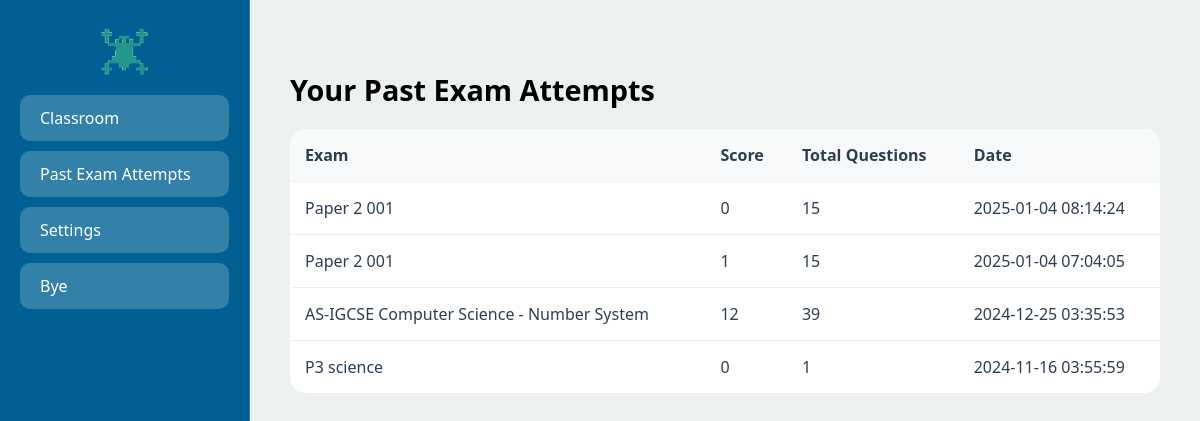
Page /attempts (signed in) on the committed database.
### app.py (models this page shows)
class ExamAttempt(db.Model):
    id = db.Column(db.Integer, primary_key=True)
    user_id = db.Column(db.Integer, db.ForeignKey('user.id'), nullable=False)
    exam_id = db.Column(db.Integer, db.ForeignKey('exam.id'), nullable=False)
    score = db.Column(db.Integer, nullable=False)
    total_questions = db.Column(db.Integer, nullable=False)
    attempt_date = db.Column(db.DateTime, default=datetime.utcnow)
    user = db.relationship('User', backref='attempts', lazy=True)
    exam = db.relationship('Exam', backref='attempts', lazy=True)

class Exam(db.Model):
    __tablename__ = 'exam'
    id = db.Column(db.Integer, primary_key=True)
    title = db.Column(db.String(100), nullable=False)
    questions = db.relationship('Question', backref='exam', lazy=True)

### app.py (the view)
@app.route("/attempts")
@login_required
def attempts():
    attempts = ExamAttempt.query.filter_by(user_id=current_user.id).order_by(ExamAttempt.attempt_date.desc()).all()
    return render_template("attempts.html", attempts=attempts)

### app.py (called while the page is built)
@login_manager.user_loader
def load_user(user_id):
    return User.query.get(int(user_id))

### templates/attempts.html (shortened to what this page needs)
<!DOCTYPE html>
<html lang="en">
<head>
</head>
<body>
    <div class="sidebar">
     <center> <img src="static/logo.png" alt="Backbench Logo"></center>
            <a href="{{ url_for('user_home') }}" class="sidebar-button">Classroom</a>
            <a href="{{ url_for('attempts') }}" class="sidebar-button">Past Exam Attempts</a>
            <a href="{{ url_for('settings') }}" class="sidebar-button">Settings</a>
        <a href="{{ url_for('logout') }}" class="sidebar-button">Bye</a>
    </div>
    <div class="content">
        <h2>Your Past Exam Attempts</h2>
        <table class="attempts-table">
            <thead>
                <tr>
                    <th>Exam</th>
                    <th>Score</th>
                    <th>Total Questions</th>
                    <th>Date</th>
                </tr>
            </thead>
            <tbody>
                {% for attempt in attempts %}
                <tr>
                    <td>{{ attempt.exam.title }}</td>
                    <td>{{ attempt.score }}</td>
                    <td>{{ attempt.total_questions }}</td>
                    <td>{{ attempt.attempt_date.strftime('%Y-%m-%d %H:%M:%S') }}</td>
                </tr>
                {% endfor %}
            </tbody>
        </table>
    </div>
</body>
</html>

### templates/attempts.html (style rules this page uses)
* { box-sizing: border-box; margin: 0; padding: 0; font-family: 'Segoe UI', Tahoma, Geneva, Verdana, sans-serif; }
body { background: linear-gradient(135deg, #6a11cb 0%, #2575fc 100%); min-height: 100vh; display: flex; }
.sidebar { width: 250px; background: #006093; backdrop-filter: blur(10px); padding: 20px; border-right: 1px solid rgba(255, 255, 255, 0.2); }
.sidebar-button { display: block; padding: 12px 20px; margin: 10px 0; background: rgba(255, 255, 255, 0.2); color: white; text-decoration: none; border-radius: 10px; transition: all 0.3s ease; }
.content { flex: 1; padding: 40px; color: black; background: #ecf0f1; }
h2 { margin: 30px 0 20px; font-size: 1.8em; }
.attempts-table { width: 100%; background: white; border-radius: 15px; overflow: hidden; border-collapse: collapse; }
.attempts-table th, .attempts-table td { padding: 15px; text-align: left; color: #2c3e50; border-bottom: 1px solid #eee; }
.attempts-table th { background: #f8f9fa; font-weight: 600; }
.attempts-table tr:last-child td { border-bottom: none; }

### rows in the picture
ExamAttempt: exam "Paper 2 001", score "0", total_questions "15", attempt_date "2025-01-04 08:14:24"
ExamAttempt: exam "Paper 2 001", score "1", total_questions "15", attempt_date "2025-01-04 07:04:05"
ExamAttempt: exam "AS-IGCSE Computer Science - Number System", score "12", total_questions "39", attempt_date "2024-12-25 03:35:53"
ExamAttempt: exam "P3 science", score "0", total_questions "1", attempt_date "2024-11-16 03:55:59"
